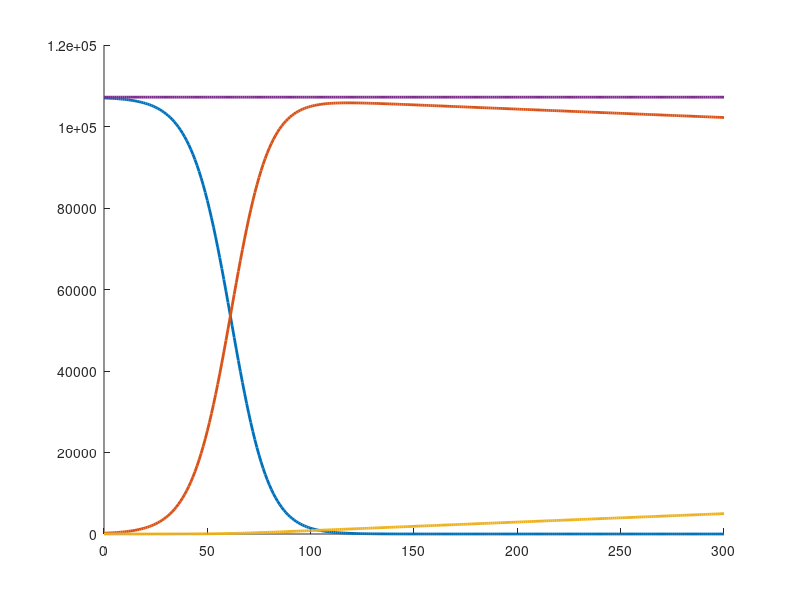

Write MATLAB code to recreate this figure. (Note: this script raises an error after producing the figure.)
close all; clc; clear;

N = 107e3;

S0 = N;
I0 = 200;
R0 = 0;
X = [S0, 0, I0, 0, R0, 0];

beta = 0.0001; % infection rate
gamma = 0.02; % recovery rate

dt = 0.01;
days = 300;
d = 0;
iterations = days/dt;
t = 0;
time = [t];

% x(1) = S
% x(2) = dS
% x(3) = I
% x(4) = dI
% x(5) = R
% x(6) = dR

for i = [1:days]
    x = zeros(1,6);
    n = X(end, :);
    dS = -beta * n(3) *n(1);
    dI = beta * n(3) *n(1) - gamma * n(3);
    dR = gamma * n(3);

    S = n(1) + dS*dt;
    I = n(3) + dI*dt;
    R = n(5) + dR*dt;

    x(1) = S;
    x(2) = dS;
    x(3) = I;
    x(4) = dI;
    x(5) = R;
    x(6) = dR;
%     X
%     x
    X = [X ; x];

    t = t + dt;
    time = [time i];
end

hold on
plot(time, X(:, 1),'Linewidth',2);
plot(time, X(:, 3),'Linewidth',2);
plot(time, X(:, 5),'Linewidth',2);
plot(time, X(:, 1) + X(:, 3) + X(:, 5),'Linewidth',2);
yline(N,'Linewidth',2);
grid on;
xlabel("Time in days");
legend("S","I","R", "Sum of S, I and R");
